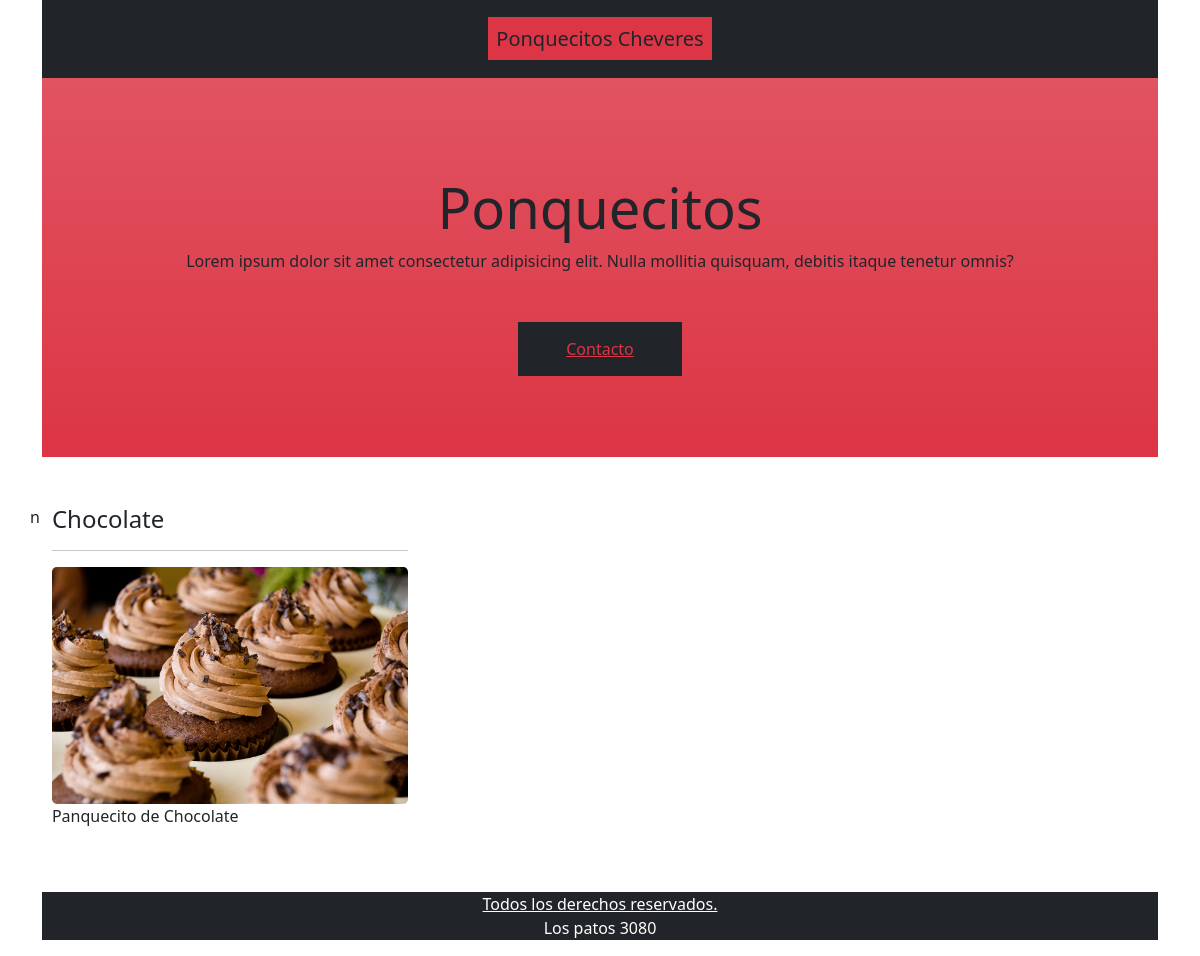
Before: / with the older database file.
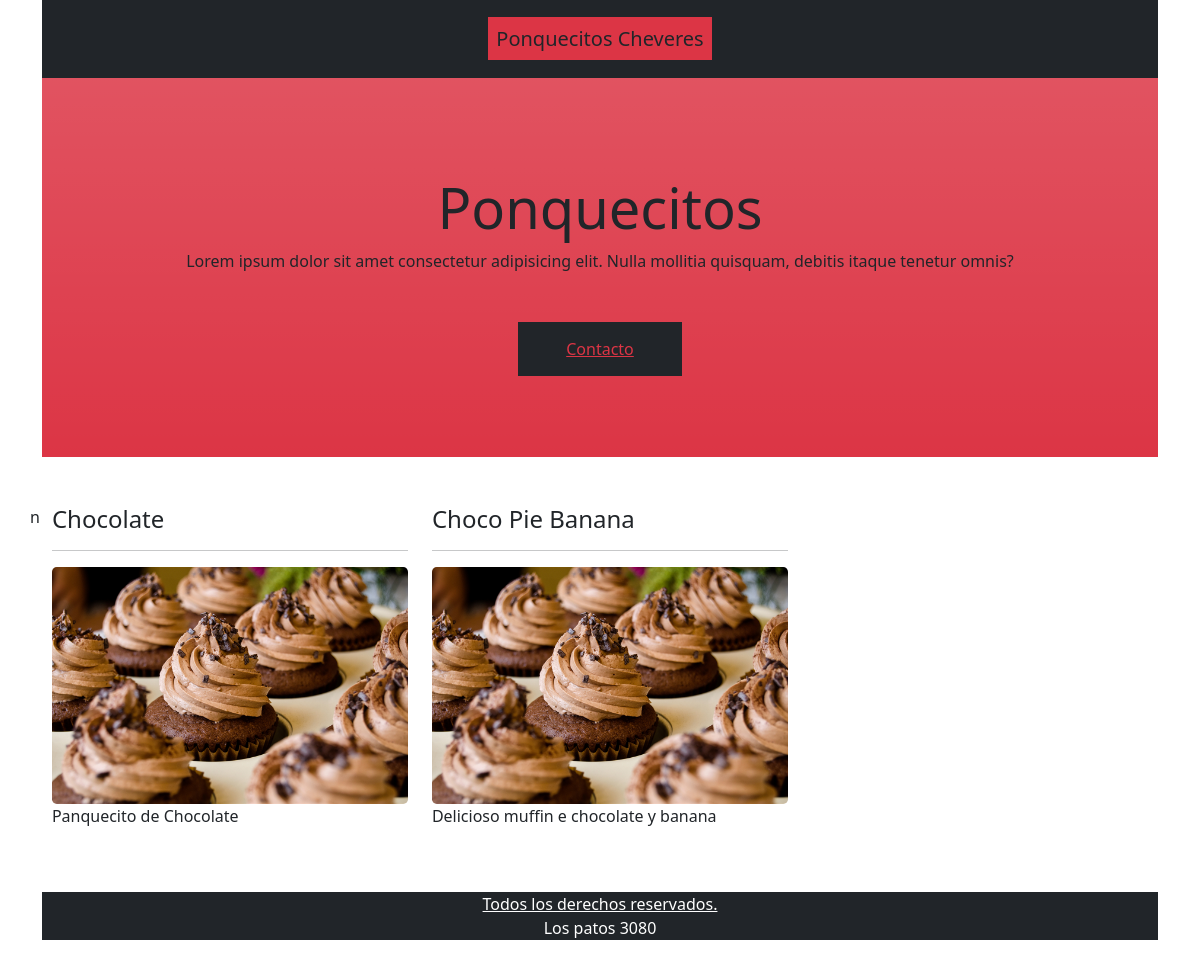
After: the same page with the newer database file.
### core/models.py (models this page shows)
class Muffin(Model):
    title = CharField(max_length=54)
    description =TextField()
    image = ImageField(upload_to= 'muffin')
    created =DateTimeField(auto_now_add=True, verbose_name='Fecha de Creación')
    updated= DateTimeField(auto_now=True, verbose_name='Fecha de Modificación')

### core/views.py (the view)
# urls.py: path('', views.index, name='index'),
def index(request):
    muffincitos = Muffin.objects.all()
    return render(request,'core/index.html',{'muffins':muffincitos})

### core/templates/core/index.html (shortened to what this page needs)
<!doctype html>
<html lang="es">
  <head>
    <link href="https://cdn.jsdelivr.net/npm/bootstrap@5.0.1/dist/css/bootstrap.min.css" rel="stylesheet">
  </head>
  <body>
    <div class="container">
      <header>
        <div class="bg-dark text-center py-4">
          <a href="#" class="bg-danger text-dark text-decoration-none lead p-2">Ponquecitos Cheveres</a>
        </div>
      </header>
      <div class="bg-danger bg-gradient text-center py-5">
        <h1 class="display-4 lead pt-5">Ponquecitos</h1>
        <p>Lorem ipsum dolor sit amet consectetur adipisicing elit. Nulla mollitia quisquam, debitis itaque tenetur omnis?</p>
        <div class="pb-5 pt-5">
          <a href="#" class="bg-dark text-danger py-3 px-5">Contacto</a>
        </div>
      </div>
      <div class="row py-5">n
        {%for muffin in muffins %}
        <div class="col-md-4">
          <h4>{{muffin.title}}</h4>
          <hr>
          <img src="{{muffin.image.url}}" alt="cupcake1" class="img-fluid rounded-3">
          <p>{{muffin.description}}</p>
        </div>
        {% endfor %}
      </div>
      <footer class="bg-dark text-center">
        <a href="#" class="text-white ">Todos los derechos reservados.</a>
        <address class="float-right text-white">Los patos 3080</address>
      </footer>
    </div>
  </body>
</html>

Changed rows visible on the page:
added Muffin: title "Choco Pie Banana", image (picture), description "Delicioso muffin e chocolate y banana"
